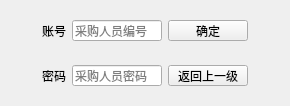
<?xml version="1.0" encoding="UTF-8"?>
<ui version="4.0">
 <class>caigoulog</class>
 <widget class="QWidget" name="caigoulog">
  <property name="geometry">
   <rect>
    <x>0</x>
    <y>0</y>
    <width>290</width>
    <height>106</height>
   </rect>
  </property>
  <property name="minimumSize">
   <size>
    <width>290</width>
    <height>100</height>
   </size>
  </property>
  <property name="maximumSize">
   <size>
    <width>290</width>
    <height>106</height>
   </size>
  </property>
  <property name="windowTitle">
   <string>Form</string>
  </property>
  <property name="styleSheet">
   <string notr="true">image: url(:/pic/bck3.jpg);</string>
  </property>
  <layout class="QGridLayout" name="gridLayout_2">
   <item row="0" column="2">
    <spacer name="horizontalSpacer">
     <property name="orientation">
      <enum>Qt::Horizontal</enum>
     </property>
     <property name="sizeHint" stdset="0">
      <size>
       <width>40</width>
       <height>20</height>
      </size>
     </property>
    </spacer>
   </item>
   <item row="1" column="1">
    <widget class="QWidget" name="widget" native="true">
     <layout class="QHBoxLayout" name="horizontalLayout">
      <item>
       <widget class="QLabel" name="label_2">
        <property name="text">
         <string>密码</string>
        </property>
       </widget>
      </item>
      <item>
       <widget class="QLineEdit" name="pswline">
        <property name="echoMode">
         <enum>QLineEdit::Password</enum>
        </property>
        <property name="placeholderText">
         <string>采购人员密码</string>
        </property>
       </widget>
      </item>
      <item>
       <widget class="QPushButton" name="retButton">
        <property name="text">
         <string>返回上一级</string>
        </property>
       </widget>
      </item>
     </layout>
    </widget>
   </item>
   <item row="0" column="1">
    <widget class="QWidget" name="widget_2" native="true">
     <layout class="QGridLayout" name="gridLayout">
      <item row="0" column="0">
       <widget class="QLabel" name="label">
        <property name="text">
         <string>账号</string>
        </property>
       </widget>
      </item>
      <item row="0" column="1">
       <widget class="QLineEdit" name="username">
        <property name="placeholderText">
         <string>采购人员编号</string>
        </property>
       </widget>
      </item>
      <item row="0" column="2">
       <widget class="QPushButton" name="logButton">
        <property name="text">
         <string>确定</string>
        </property>
       </widget>
      </item>
     </layout>
    </widget>
   </item>
   <item row="0" column="0">
    <spacer name="horizontalSpacer_2">
     <property name="orientation">
      <enum>Qt::Horizontal</enum>
     </property>
     <property name="sizeHint" stdset="0">
      <size>
       <width>40</width>
       <height>20</height>
      </size>
     </property>
    </spacer>
   </item>
  </layout>
 </widget>
 <resources/>
 <connections/>
</ui>
